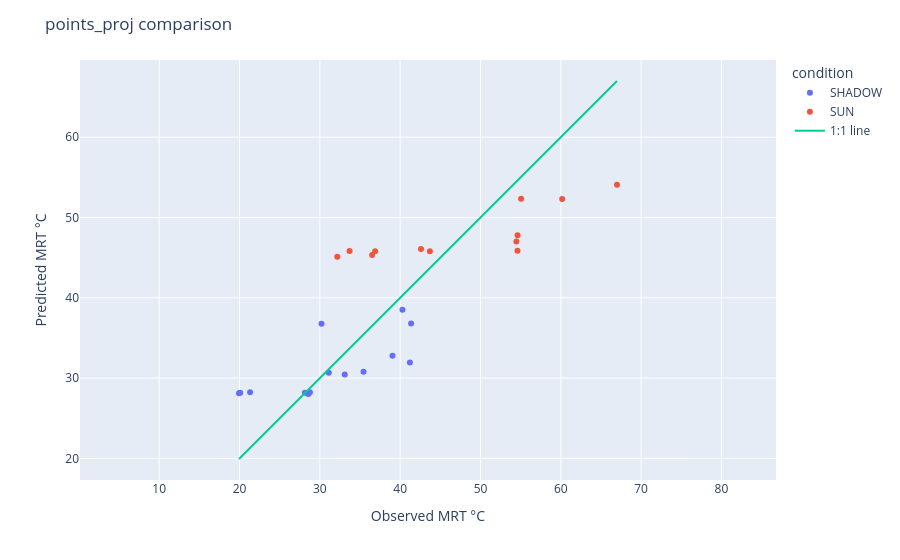

The code cell stored with this chart in its notebook:
### Code cell
import plotly.express as px
import numpy as np
import pandas as pd

obs = points_proj['MRT']
pred = points_proj['MRT_predicted']

# Compute 1:1 line range
m = min(obs.min(), pred.min())
M = max(obs.max(), pred.max())

# Scatter
fig = px.scatter(
    points_proj,
    x=points_proj['MRT'],
    y=points_proj['MRT_predicted'],
    color="condition",
    hover_data=["TG", "TA","WIND M/S", "Instrument"],
)

# 1:1 line
fig.add_scatter(
    x=[m, M],
    y=[m, M],
    mode="lines",
    name="1:1 line"
)

fig.update_layout(
    xaxis_title="Observed MRT °C",
    yaxis_title="Predicted MRT °C",
    title="points_proj comparison"
)

fig.update_yaxes(scaleanchor="x", scaleratio=1)

fig.show()

### Figure 1 — Plotly figure (JSON) as saved in the notebook; plotly's stock layout.template omitted (floating-point values rounded to 4 significant figures)
{"data": [{"customdata": [[32.6, 29.3, 0, "T1 - Sper Scientific 800036 "], [31.6, 28.7, 2.7, "T2 - TM-188D TENMARS "], [34.4, 30.7, 0.9, "T2 - TM-188D TENMARS "], [33, 28.9, 1, "T2 - TM-188D TENMARS "], [32.5, 30.4, 0, "T2 - TM-188D TENMARS "], [34.8, 31.9, 0.1, "T1 - Sper Scientific 800036 "], [32.5, 30.3, 0.4, "T2 - TM-188D TENMARS "], [31.8, 32.3, 0, "T1 - Sper Scientific 800036 "], [30, 31.6, 0, "T1 - Sper Scientific 800036 "], [29.3, 31.8, 0, "T1 - Sper Scientific 800036 "], [33.1, 30.6, 0, "T2 - TM-188D TENMARS "], [28.9, 31.9, 0, "T1 - Sper Scientific 800036 "], [29.6, 31, 0, "T1 - Sper Scientific 800036 "], [29.7, 30.9, 0, "T1 - Sper Scientific 800036 "]], "hovertemplate": "condition=SHADOW<br>MRT=%{x}<br>MRT_predicted=%{y}<br>TG=%{customdata[0]}<br>TA=%{customdata[1]}<br>WIND M/S=%{customdata[2]}<br>Instrument=%{customdata[3]}<extra></extra>", "legendgroup": "SHADOW", "marker": {"color": "#636efa", "symbol": "circle"}, "mode": "markers", "name": "SHADOW", "orientation": "v", "showlegend": true, "type": "scatter", "x": [30.2, 41.36, 41.21, 40.29, 39.04, 31.12, 35.44, 28.76, 28.57, 28.13, 33.1, 20.08, 21.31, 19.93], "xaxis": "x", "y": [36.79, 36.81, 31.94, 38.52, 32.8, 30.67, 30.81, 28.23, 28.04, 28.19, 30.45, 28.19, 28.24, 28.11], "yaxis": "y"}, {"customdata": [[38.7, 30.1, 1.6, "T2 - TM-188D TENMARS "], [42.2, 28.9, 0.7, "T1 - Sper Scientific 800036 "], [38, 34.4, 0.2, "T1 - Sper Scientific 800036 "], [40.9, 35, 0.8, "T1 - Sper Scientific 800036 "], [42.7, 36.4, 0.3, "T1 - Sper Scientific 800036 "], [38.6, 30.2, 1.6, "T2 - TM-188D TENMARS "], [39.6, 34.8, 0.8, "T1 - Sper Scientific 800036 "], [39.4, 29.2, 3, "T2 - TM-188D TENMARS "], [46.8, 37.2, 0.7, "T1 - Sper Scientific 800036 "], [41.1, 31.5, 1.7, "T2 - TM-188D TENMARS "], [43.7, 33.5, 0.6, "T2 - TM-188D TENMARS "], [39.4, 30.1, 2.4, "T2 - TM-188D TENMARS "]], "hovertemplate": "condition=SUN<br>MRT=%{x}<br>MRT_predicted=%{y}<br>TG=%{customdata[0]}<br>TA=%{customdata[1]}<br>WIND M/S=%{customdata[2]}<br>Instrument=%{customdata[3]}<extra></extra>", "legendgroup": "SUN", "marker": {"color": "#EF553B", "symbol": "circle"}, "mode": "markers", "name": "SUN", "orientation": "v", "showlegend": true, "type": "scatter", "x": [60.18, 55.06, 32.17, 36.51, 36.88, 54.47, 33.7, 67.0, 42.59, 54.62, 43.7, 54.61], "xaxis": "x", "y": [52.31, 52.33, 45.1, 45.34, 45.8, 47.01, 45.83, 54.08, 46.09, 47.8, 45.79, 45.85], "yaxis": "y"}, {"mode": "lines", "name": "1:1 line", "type": "scatter", "x": [19.93, 67.0], "y": [19.93, 67.0]}], "layout": {"legend": {"title": {"text": "condition"}, "tracegroupgap": 0}, "margin": {"t": 60}, "title": {"text": "points_proj comparison"}, "xaxis": {"anchor": "y", "domain": [0, 1], "title": {"text": "Observed MRT °C"}}, "yaxis": {"anchor": "x", "domain": [0, 1], "scaleanchor": "x", "scaleratio": 1, "title": {"text": "Predicted MRT °C"}}}}
